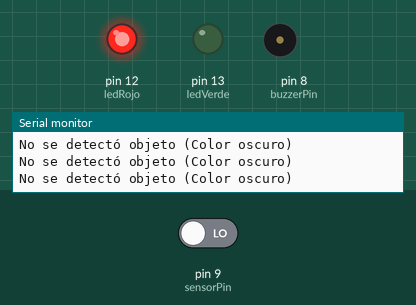
The sketch below on a simulated Arduino Uno, built with avr-gcc and run on an emulated ATmega328P. Parts: output pins drawn as LEDs (lit = HIGH), buzzer (waves = sounding), the last lines printed to the serial monitor. Inputs (shaded band) come from the test bench; at power-on: pin 9 (sensorPin) LOW.

Above: at 11.86 s.
12.2 s: pin 9 (sensorPin) driven HIGH
At 18.2 s:
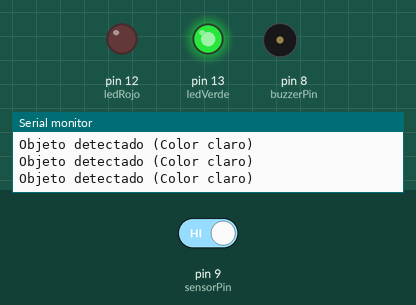
18.5 s: pin 9 (sensorPin) driven LOW
At 22.0 s:
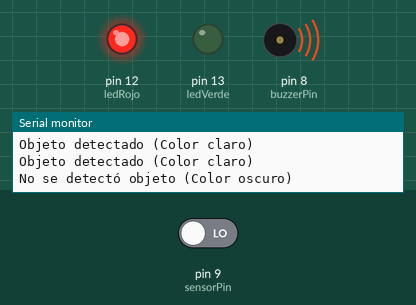
Timing chart, 0 to 30.8 s (numbered marks = the images above; inputs shaded):
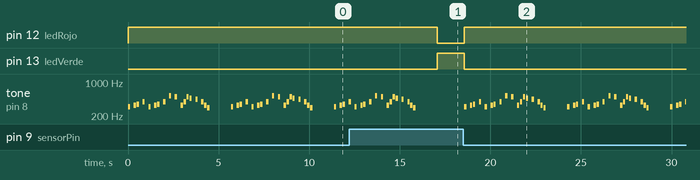

Measured:
- after the input at 12.2 s, pin 12 (ledRojo): HIGH → LOW after 4.9 s; pin 13 (ledVerde): LOW → HIGH after 4.9 s; tone on pin 8 (buzzerPin): goes on until 15.9 s, then stays silent
- after the input at 18.5 s, pin 12 (ledRojo): LOW → HIGH after 0.07 s; pin 13 (ledVerde): HIGH → LOW after 0.07 s; tone on pin 8 (buzzerPin): plays 311 Hz for 0.13 s, 330 Hz for 0.13 s, 349 Hz for 0.13 s, 392 Hz for 0.13 s, 311 Hz for 0.13 s, 330 Hz for 0.13 s … (40 notes in this stretch), starting after 0.07 s
- by itself, tone on pin 8 (buzzerPin): plays 311 Hz for 0.13 s, 330 Hz for 0.13 s, 349 Hz for 0.13 s, 392 Hz for 0.13 s, 311 Hz for 0.13 s, 330 Hz for 0.13 s … (40 notes in this stretch)

The sketch:

MOVIMIENTO.ino
```cpp
#include "pitches.h" // Librería para definir las frecuencias de las notas

const int sensorPin = 9;  // Pin del sensor FC-51
const int ledRojo = 12;   // Pin del LED rojo
const int ledVerde = 13;  // Pin del LED verde
const int buzzerPin = 8;  // Pin del buzzer

// Notas de La Pantera Rosa (tema principal)
int melody[] = {
    NOTE_DS4, 0, NOTE_E4, NOTE_F4, 0, NOTE_G4, 0, NOTE_DS4,
    0, NOTE_E4, NOTE_F4, 0, NOTE_G4, 0, NOTE_C5, 0,
    NOTE_B4, 0, NOTE_E4, NOTE_G4, NOTE_B4, NOTE_AS4, 0, NOTE_A4,
    0, NOTE_G4, NOTE_E4, NOTE_D4, 0
};

// Duraciones correspondientes (4 = negra, 8 = corchea, etc.)
int noteDurations[] = {
    8, 8, 8, 8, 8, 8, 8, 8,
    8, 8, 8, 8, 8, 8, 8, 8,
    8, 8, 8, 8, 8, 8, 8, 8,
    8, 8, 8, 8, 2
};

void setup() {
  Serial.begin(9600);          // Iniciar comunicación serial
  pinMode(sensorPin, INPUT);   // Configurar sensor como entrada
  pinMode(ledRojo, OUTPUT);    // Configurar LED rojo como salida
  pinMode(ledVerde, OUTPUT);   // Configurar LED verde como salida
  pinMode(buzzerPin, OUTPUT);  // Configurar buzzer como salida
}

void playMelody() {
  // Reproducir La Pantera Rosa
  for (int thisNote = 0; thisNote < sizeof(melody)/sizeof(melody[0]); thisNote++) {
    int noteDuration = 1000 / noteDurations[thisNote];
    tone(buzzerPin, melody[thisNote], noteDuration);
    delay(noteDuration * 1.30);  // Pausa entre notas
    noTone(buzzerPin);           // Apagar el buzzer entre notas
  }
}

void loop() {
  int sensorValue = digitalRead(sensorPin);  // Leer valor del sensor

  // Si el sensor detecta luz reflejada (objeto detectado):
  if (sensorValue == HIGH) {
    Serial.println("Objeto detectado (Color claro)");
    digitalWrite(ledVerde, HIGH);  // Encender LED verde
    digitalWrite(ledRojo, LOW);    // Apagar LED rojo
  }
  // Si no hay objeto detectado:
  else {
    Serial.println("No se detectó objeto (Color oscuro)");
    digitalWrite(ledVerde, LOW);   // Apagar LED verde
    digitalWrite(ledRojo, HIGH);   // Encender LED rojo
    playMelody();                  // Reproducir la melodía
  }

  delay(500);  // Pequeño retardo para estabilidad
}
```
